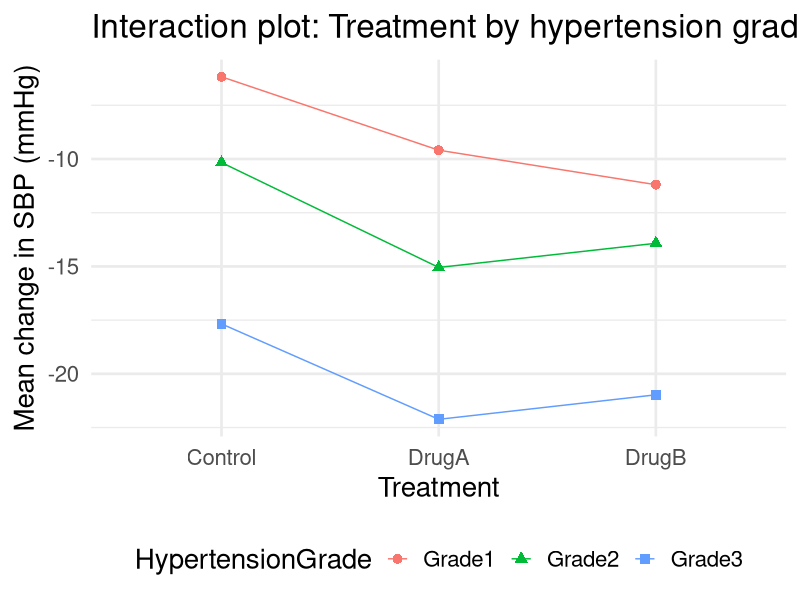
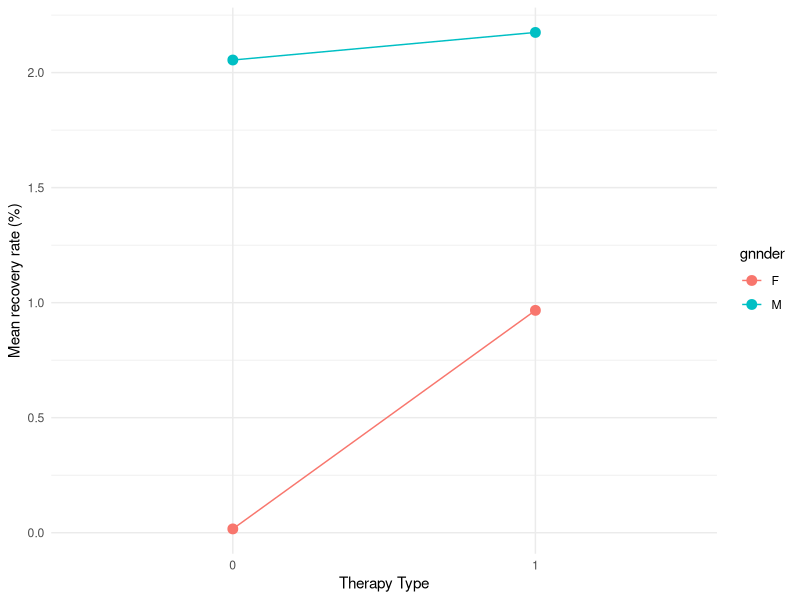

These figures' R source, in order: (Note: this script raises an error after producing the figures.)
set.seed(431)

# design
trt_levels  <- c("Control","DrugA","DrugB")
grades      <- c("Grade1","Grade2","Grade3")              # SBP-only grading
n_per_trt   <- 45                                          # divisible by 3 grades 
n_per_cell  <- n_per_trt / length(grades)                  
sd_eps      <- 8

# treatment means (overall), mmHg change over 12 weeks (plausible magnitudes)
trt_mean <- c(Control = -4, DrugA = -11, DrugB = -8)

# strong baseline grade effect on change (higher baseline → larger drop)
grade_effect <- c(Grade1 = 0, Grade2 = -6, Grade3 = -12)

# helper to simulate baseline SBP within each grade
r_sbp <- function(grade, n) {
  if (grade == "Grade1") rnorm(n, mean = 148, sd = 6)     # 140–159
  else if (grade == "Grade2") rnorm(n, mean = 168, sd = 6) # 160–179
  else rnorm(n, mean = 185, sd = 7)                        # ≥180
}

# build stratified dataset: equal n per grade × treatment
df_bp_strat <- do.call(
  rbind,
  lapply(grades, function(g) {
    do.call(
      rbind,
      lapply(trt_levels, function(t) {
        mu <- trt_mean[[t]] + grade_effect[[g]]
        n  <- n_per_cell
        data.frame(
          HypertensionGrade = g,
          Treatment = t,
          Baseline_SBP = r_sbp(g, n),
          SBP_change  = rnorm(n, mean = mu, sd = sd_eps)
        )
      })
    )
  })
)

df_bp_strat$HypertensionGrade <- factor(df_bp_strat$HypertensionGrade, levels = grades)
df_bp_strat$Treatment <- factor(df_bp_strat$Treatment, levels = trt_levels)

# models: one-way vs adjusted (two-way with grade)
fit_oneway <- lm(SBP_change ~ Treatment, data = df_bp_strat)
fit_adj <- lm(SBP_change ~ Treatment + HypertensionGrade, data = df_bp_strat)

anova(fit_oneway)
anova(fit_adj)

# quick check: perfect balance from stratified randomization
with(df_bp_strat, table(Treatment, HypertensionGrade))

# EDA: interaction plot (means and 95% CI by Treatment × HypertensionGrade)
library(dplyr)
library(ggplot2)

eda_sum <- df_bp_strat %>%
  group_by(Treatment, HypertensionGrade) %>%
  summarise(
    n    = n(),
    mean = mean(SBP_change),
    sd   = sd(SBP_change),
    se   = sd / sqrt(n),
    tcrt = qt(0.975, df = n - 1),
    ci   = tcrt * se,
    .groups = "drop"
  )

ggplot(eda_sum, aes(x = Treatment, y = mean,
                    group = HypertensionGrade,
                    color = HypertensionGrade, shape = HypertensionGrade)) +
  geom_line() +
  geom_point(size = 3) +
  #geom_errorbar(aes(ymin = mean - ci, ymax = mean + ci), width = 0.12) +
  labs(
    x = "Treatment",
    y = "Mean change in SBP (mmHg)",
    title = "Interaction plot: Treatment by hypertension grade"
  ) +
  theme_minimal(base_size = 20) +
  theme(legend.position = "bottom")

####################################

set.seed(42)

# ----------- parameters -----------
N_total      <- 800          # total sample size
p_female     <- 0.65         # unbalanced gender mix (set 0.5 for balanced F/M)
alloc_ratio  <- 0.5          # within-stratum treatment proportion

# outcome model: Y = mu + tau*T + gamma*G + delta*(T*G) + e
mu    <- 0
tau   <- 1.0                 # marginal treatment effect (for G = 0 baseline)
gamma <- 2.0                 # main effect for G = 1 vs 0
delta <- -0.8                # treatment×gender interaction (effect modification)
sigma <- 1.0                 # residual SD

# ----------- generate gender -----------
n_F <- rbinom(1, N_total, p_female)
n_M <- N_total - n_F
gender <- factor(c(rep("F", n_F), rep("M", n_M)))

# ----------- stratified randomization within gender -----------
assign_within <- function(n, p = alloc_ratio) {
  z <- rep(0L, n)
  n1 <- round(n * p)
  z[sample.int(n, n1)] <- 1L
  z
}
T_F <- assign_within(n_F, alloc_ratio)
T_M <- assign_within(n_M, alloc_ratio)
treat <- c(T_F, T_M)                       # 0/1 assignment within each stratum

# ----------- simulate outcomes with interaction -----------
G_num <- ifelse(gender == "M", 1L, 0L)
Y <- mu + tau * treat + gamma * G_num + delta * (treat * G_num) + rnorm(N_total, 0, sigma)

dat <- data.frame(Y = Y, T = factor(treat), G = gender)

# ----------- fit models -----------
options(contrasts = c("contr.sum", "contr.poly"))  # default treatment coding
fit_add   <- lm(Y ~ G + T, data = dat)     # additive two-way ANOVA (no interaction)
fit_int   <- lm(Y ~ G * T, data = dat)     # with interaction

summary(fit_add)
summary(fit_int)

library(emmeans)
emmeans(fit_add, ~ T)
emmeans(fit_int, ~ T)

emmeans(fit_add, ~ G)
emmeans(fit_int, ~ G)

library(ggplot2)
ggplot(dat, aes(x = T, y = Y, color = G, group = G)) +
  stat_summary(fun = mean, geom = "point", size = 3) +
  stat_summary(fun = mean, geom = "line") +
  labs(title = NULL,
       x = "Therapy Type", 
       y = "Mean recovery rate (%)",
       color = "gnnder") +
  theme_minimal()



# ----------- stratum-specific effects and weighted average -----------
mean_diff <- function(d, g) {
  with(subset(d, G == g), mean(Y[T == 1]) - mean(Y[T == 0]))
}
tau_F_hat <- mean_diff(dat, "F")
tau_M_hat <- mean_diff(dat, "M")

w_F <- mean(dat$G == "F")
w_M <- 1 - w_F
marginal_sample_weighted <- w_F * tau_F_hat + w_M * tau_M_hat

# additive model treatment coefficient (reference level T=0)
add_coef <- unname(coef(fit_add)["T1"])

# compute the marginal ATE from the interaction model by averaging over sample G mix
# predicted mean under T=1 minus T=0, averaging over observed G distribution
pred_T1 <- with(dat, tapply(predict(fit_int, newdata = data.frame(T = factor(1, levels = c(0,1)), G = G)), G, mean))
pred_T0 <- with(dat, tapply(predict(fit_int, newdata = data.frame(T = factor(0, levels = c(0,1)), G = G)), G, mean))
marginal_from_fit_int <- w_F * (pred_T1["F"] - pred_T0["F"]) + w_M * (pred_T1["M"] - pred_T0["M"])

# ----------- print comparisons -----------
cat("n_F =", n_F, " n_M =", n_M, "  (w_F =", round(w_F, 3), ", w_M =", round(w_M, 3), ")\n\n")

cat("stratum-specific treatment effects:\n")
cat("  tau_F_hat =", round(tau_F_hat, 3), "\n")
cat("  tau_M_hat =", round(tau_M_hat, 3), "\n\n")

cat("sample-weighted marginal ATE (by hand):", round(marginal_sample_weighted, 3), "\n")
cat("additive model: coef[T=1]            :", round(add_coef, 3), "\n")
cat("interaction model: marginal ATE       :", round(marginal_from_fit_int, 3), "\n\n")

cat("SEs (additive vs interaction) for treatment main effect:\n")
se_add <- sqrt(vcov(fit_add)["T1","T1"])
# for the interaction model, report the SE of the sample-marginal ATE via delta method (simple plug-in here)
# alternatively, show SEs of the simple effects:
se_tauF <- sqrt(vcov(fit_int)["T1","T1"])
se_tauM <- sqrt(vcov(fit_int)["T1","T1"] + vcov(fit_int)["T1:G M","T1:G M"] + 2*vcov(fit_int)["T1","T1:G M"])
cat("  additive SE[T=1]      =", round(se_add, 3), "\n")
cat("  interaction SE simple effects: SE_F =", round(se_tauF,3), " SE_M =", round(se_tauM,3), "\n")




# ----------- optional: wrap into a function to run many sims -----------
simulate_once <- function(N = 800, pF = 0.65, tau = 1, gamma = 2, delta = -0.8, sigma = 1, alloc = 0.5) {
  nF <- rbinom(1, N, pF); nM <- N - nF
  G <- factor(c(rep("F", nF), rep("M", nM)))
  assign_within <- function(n, p) { z <- rep(0L, n); n1 <- round(n * p); z[sample.int(n, n1)] <- 1L; z }
  T <- c(assign_within(nF, alloc), assign_within(nM, alloc))
  Gnum <- ifelse(G == "M", 1L, 0L)
  Y <- mu + tau*T + gamma*Gnum + delta*(T*Gnum) + rnorm(N, 0, sigma)
  d <- data.frame(Y = Y, T = factor(T), G = G)
  fitA <- lm(Y ~ T + G, d)
  fitI <- lm(Y ~ T*G, d)
  tauF <- with(subset(d, G=="F"), mean(Y[T==1]) - mean(Y[T==0]))
  tauM <- with(subset(d, G=="M"), mean(Y[T==1]) - mean(Y[T==0]))
  wF <- mean(d$G=="F"); wM <- 1-wF
  c(
    add_coef = unname(coef(fitA)["T1"]),
    weighted = wF*tauF + wM*tauM,
    tauF = tauF, tauM = tauM
  )
}

# example: check equality over multiple replicates
res <- replicate(200, simulate_once(), simplify = "array")
cat("\nmean(additive coef)  =", round(mean(res["add_coef",]), 3), "\n")
cat("mean(weighted ATE)   =", round(mean(res["weighted",]), 3), "\n")
